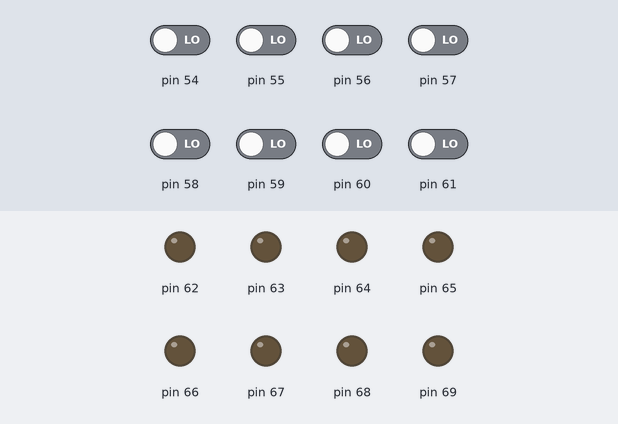
A sketch run on a simulated Arduino Mega 2560, built with avr-gcc and run on an emulated ATmega2560. Parts: output pins drawn as LEDs (lit = HIGH). Inputs (shaded band) come from the test bench; at power-on: pin 54–61 LOW.

Above: at 0.8 s.
0.9 s: pin 54 driven HIGH
At 1.7 s:
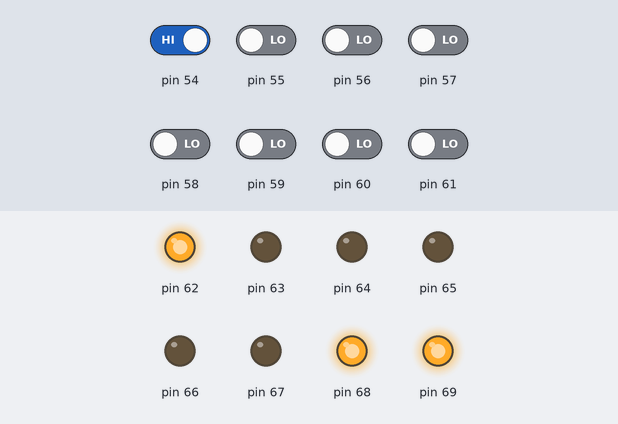
2.4 s: pin 57 driven HIGH
At 2.8 s:
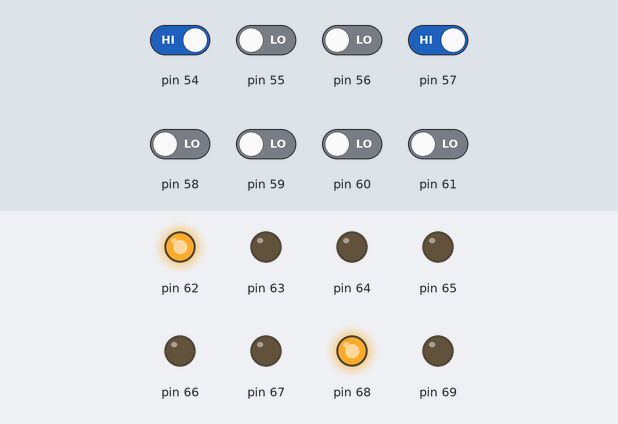
3.9 s: pin 57 driven LOW
At 5.1 s:
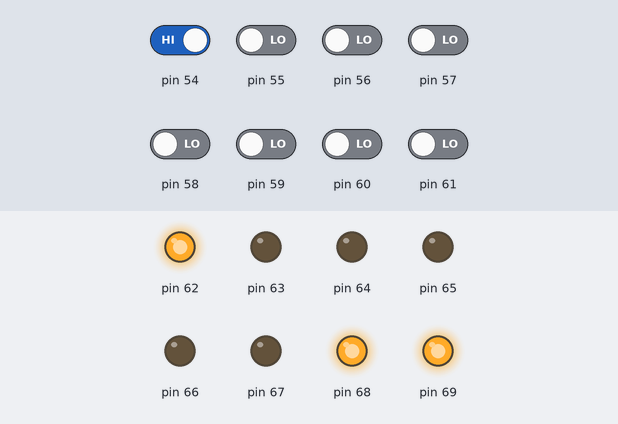
5.4 s: pin 54 driven LOW
At 6.3 s:
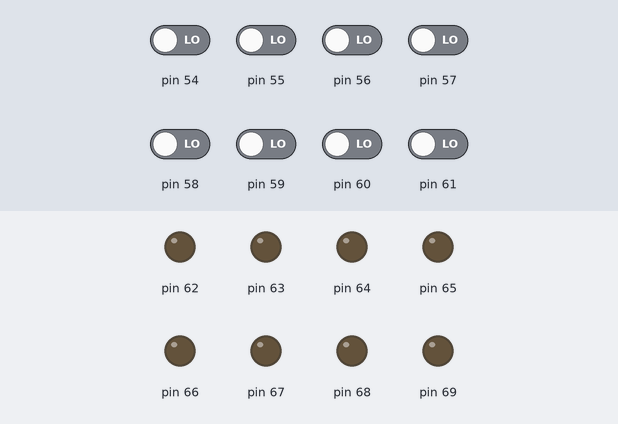
6.9 s: pin 59 driven HIGH
At 7.4 s:
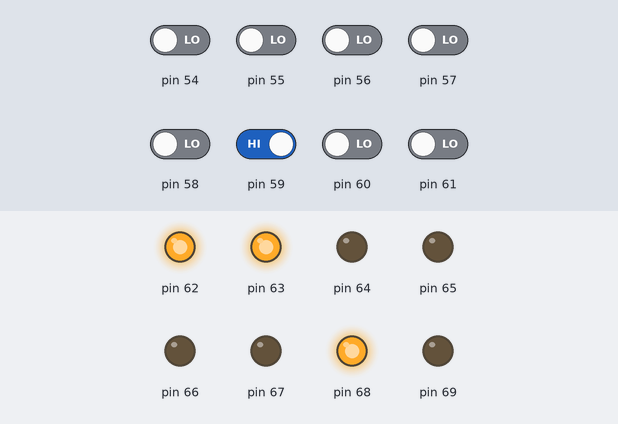
Timing chart, 0 to 9.4 s (numbered marks = the images above; inputs shaded):
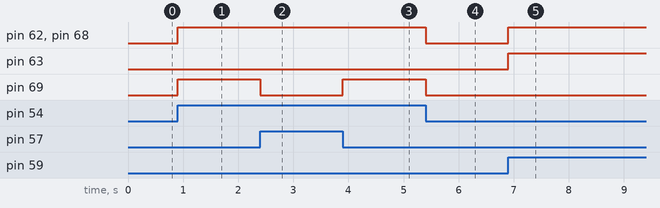

The sketch:

AVR-ADE-LSA08-DIGITAL-LINE-FOLLOWER.ino
```cpp
#include <avr/io.h>
#include <util/delay.h>
#include <stdio.h>

#define S1 PINA
#define S2 PINA>>1
#define S3 PINA>>2
#define S4 PINA>>3
#define S5 PINA>>4
#define S6 PINA>>5
#define S7 PINA>>6
#define S8 PINA>>7

int main(void)

{
    DDRK=0xFF;
    DDRF=0X00;
    PORTF=0X00;

    while (1)
    {

       // PORTK=0b01000001; //FRONT

       // PORTK=0b11000011; //BACK

       // PORTK=0b01000011; //LEFT

       // PORTK=0b11000001; //RIGHT


       if (PINF & ((1<<PINF3)|(1<<PINF4)))
        {
           PORTK=0b01000001; //FRONT
        }


        else if (PINF & ((1<<PINF0)|(1<<PINF1)|(1<<PINF2)) )
        {
            PORTK=0b11000001; //RIGHT
        }


        else if (PINF & ((1<<PINF7)|(1<<PINF6)|(1<<PINF5)) )
        {
            PORTK=0b01000011; //LEFT
        }


        else
        {
            PORTK=0b00000000;
        }


    }

}
```

Measured:
- after the input at 0.9 s, pin 62, pin 68, pin 69: LOW → HIGH at once
- after the input at 2.4 s, pin 69: HIGH → LOW at once
- after the input at 3.9 s, pin 69: LOW → HIGH at once
- after the input at 5.4 s, pin 62, pin 68, pin 69: HIGH → LOW at once
- after the input at 6.9 s, pin 62, pin 63, pin 68: LOW → HIGH at once
